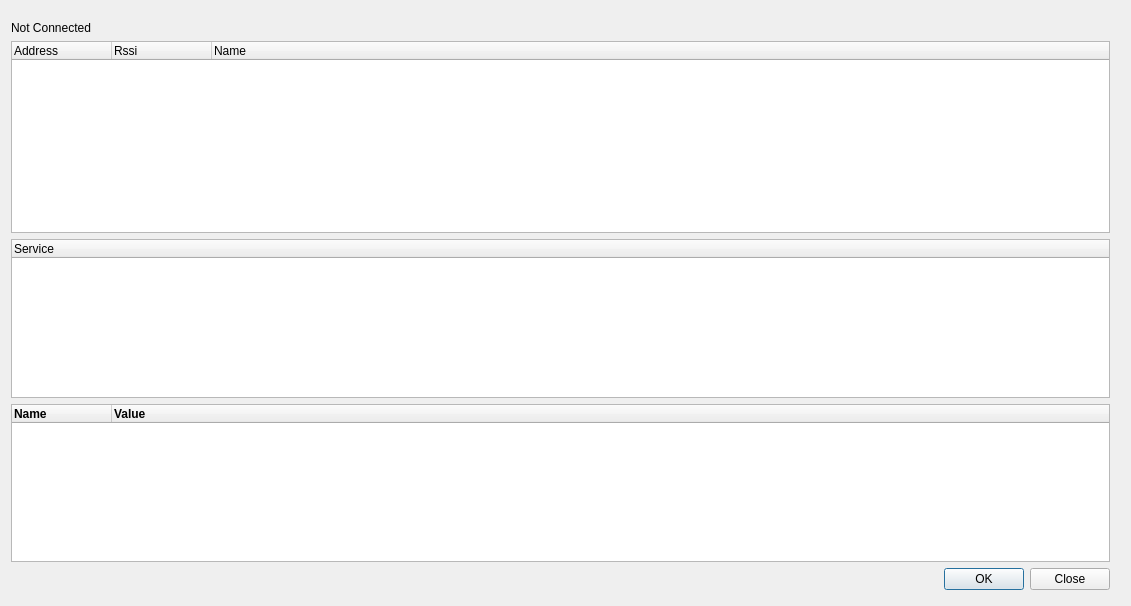
<?xml version="1.0" encoding="UTF-8"?>
<ui version="4.0">
 <class>mainDialog</class>
 <widget class="QDialog" name="mainDialog">
  <property name="geometry">
   <rect>
    <x>0</x>
    <y>0</y>
    <width>1131</width>
    <height>606</height>
   </rect>
  </property>
  <property name="sizePolicy">
   <sizepolicy hsizetype="Expanding" vsizetype="Expanding">
    <horstretch>0</horstretch>
    <verstretch>0</verstretch>
   </sizepolicy>
  </property>
  <property name="windowTitle">
   <string>eTDS BLE Interface</string>
  </property>
  <widget class="QWidget" name="verticalLayoutWidget">
   <property name="geometry">
    <rect>
     <x>0</x>
     <y>10</y>
     <width>1121</width>
     <height>591</height>
    </rect>
   </property>
   <layout class="QVBoxLayout" name="verticalLayout" stretch="0,0,0,0,0">
    <property name="sizeConstraint">
     <enum>QLayout::SetNoConstraint</enum>
    </property>
    <item>
     <widget class="QLabel" name="connectionLabel">
      <property name="text">
       <string>Not Connected</string>
      </property>
      <property name="scaledContents">
       <bool>true</bool>
      </property>
     </widget>
    </item>
    <item>
     <widget class="QTreeWidget" name="devicesTree">
      <property name="alternatingRowColors">
       <bool>true</bool>
      </property>
      <column>
       <property name="text">
        <string notr="true">Address</string>
       </property>
      </column>
      <column>
       <property name="text">
        <string>Rssi</string>
       </property>
      </column>
      <column>
       <property name="text">
        <string>Name</string>
       </property>
      </column>
     </widget>
    </item>
    <item>
     <widget class="QTreeWidget" name="servicesTree">
      <property name="sizeAdjustPolicy">
       <enum>QAbstractScrollArea::AdjustToContentsOnFirstShow</enum>
      </property>
      <property name="alternatingRowColors">
       <bool>true</bool>
      </property>
      <column>
       <property name="text">
        <string notr="true">Service</string>
       </property>
      </column>
     </widget>
    </item>
    <item>
     <widget class="QTreeWidget" name="characteristicTree">
      <property name="autoFillBackground">
       <bool>false</bool>
      </property>
      <property name="frameShape">
       <enum>QFrame::StyledPanel</enum>
      </property>
      <property name="frameShadow">
       <enum>QFrame::Sunken</enum>
      </property>
      <property name="sizeAdjustPolicy">
       <enum>QAbstractScrollArea::AdjustToContentsOnFirstShow</enum>
      </property>
      <property name="alternatingRowColors">
       <bool>true</bool>
      </property>
      <column>
       <property name="text">
        <string notr="true">Name</string>
       </property>
       <property name="font">
        <font>
         <weight>75</weight>
         <bold>true</bold>
        </font>
       </property>
      </column>
      <column>
       <property name="text">
        <string>Value</string>
       </property>
       <property name="font">
        <font>
         <weight>75</weight>
         <bold>true</bold>
        </font>
       </property>
      </column>
     </widget>
    </item>
    <item>
     <layout class="QHBoxLayout" name="horizontalLayout_2">
      <item>
       <widget class="QDialogButtonBox" name="buttonBox">
        <property name="standardButtons">
         <set>QDialogButtonBox::Close|QDialogButtonBox::Ok</set>
        </property>
       </widget>
      </item>
     </layout>
    </item>
   </layout>
  </widget>
 </widget>
 <layoutdefault spacing="6" margin="11"/>
 <resources/>
 <connections/>
</ui>
